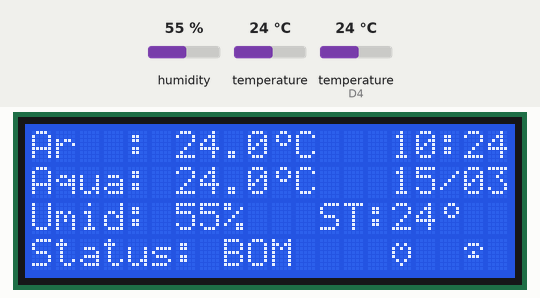
The sketch below on a simulated ESP8266 (NodeMCU). Shown: 20×4 character LCD. Inputs (shaded band) come from the test bench; at power-on: humidity 55 %, temperature (sensor on D4) 24 °C, temperature 24 °C. WiFi joins after 1.5 s; servers stay silent unless stated; the local clock reads 2024-03-15 10:24:30 at power-on unless the sketch sets it.

Above: at 3.1 s.
3.2 s: humidity set to 74 %
At 8.1 s:
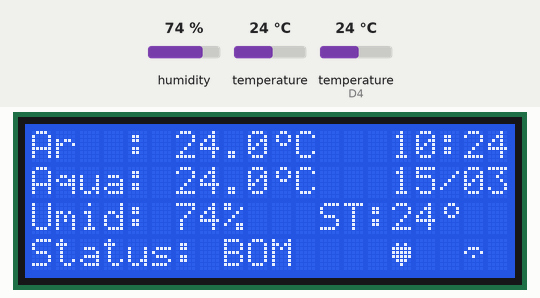
8.3 s: humidity set to 77 %
At 11.8 s:
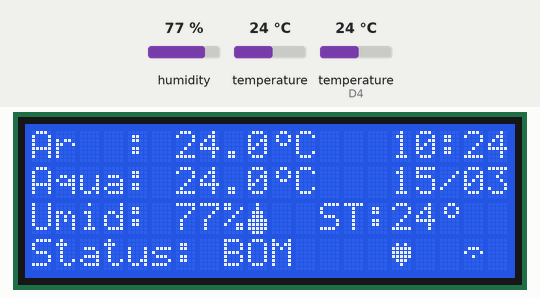
14.3 s: temperature (sensor on D4) set to 19 °C
At 16.0 s:
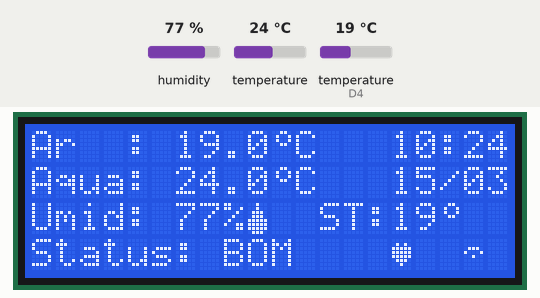
17.1 s: temperature (sensor on D4) set to 16 °C
At 20.3 s:
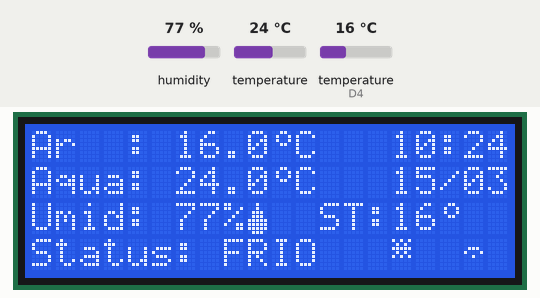
22.3 s: humidity set to 22 %
At 24.6 s:
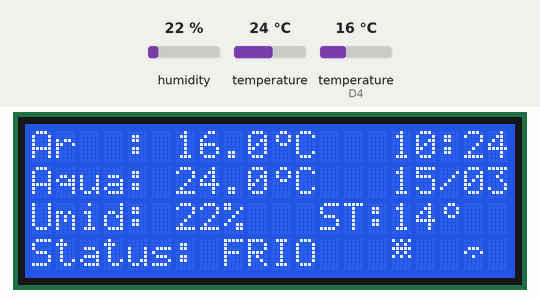
26.3 s: temperature (sensor on D4) set to 33 °C
At 28.6 s:
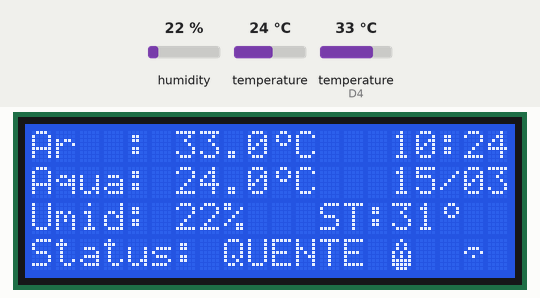
Timing chart, 0 to 30.1 s (numbered marks = the images above; inputs shaded):
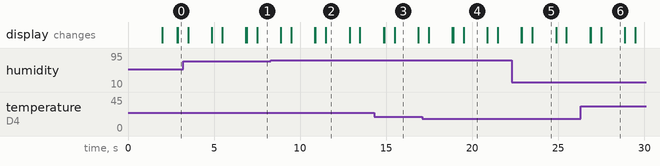

Measured:
- the behaviour switches between 75 and 76 % on humidity (found by bisection; images 1 and 2)
- the behaviour switches between 18 and 17 °C on temperature (sensor on D4) (found by bisection; images 3 and 4)
- after the input at 3.2 s, the display: first differs from a run without the input after 3.7 s (image 1)
- after the input at 8.3 s, the display: first differs from a run without the input after 2.6 s (image 2)
- after the input at 14.3 s, the display: changes after 0.55 s (image 3)
- after the input at 17.1 s, the display: first differs from a run without the input after 1.8 s (image 4)
- after the input at 22.3 s, the display: changes after 0.55 s (image 5)
- after the input at 26.3 s, the display: changes after 0.55 s (image 6)

The sketch:

sensor.ino
```cpp
#include <Wire.h>
#include <LiquidCrystal_I2C.h>
#include <DHT.h>
#include <ThreeWire.h>
#include <RtcDS1302.h>
#include <ESP8266WiFi.h>
#include <WiFiManager.h>
#include <OneWire.h>
#include <DallasTemperature.h>
#include <time.h>

// --- Hardware ---
#define DHTPIN D4
#define DHTTYPE DHT11
#define ONE_WIRE_BUS D3

OneWire oneWire(ONE_WIRE_BUS);
DallasTemperature sensors(&oneWire);
ThreeWire myWire(D6, D5, D7);
RtcDS1302<ThreeWire> rtc(myWire);
LiquidCrystal_I2C lcd(0x27, 20, 4);
DHT dht(DHTPIN, DHTTYPE);

// --- Variáveis ---
unsigned long ultimaLeitura  = 0;
unsigned long ultimaAnimacao = 0;
byte frame = 0;

// --- Ícones ---
byte grau[8] = {6,9,9,6,0,0,0,0};
byte wifiA[8] = {0,0,14,17,4,0,0,0};
byte wifiB[8] = {0,14,17,4,14,0,0,0};

byte coracaoA[8] = {0,10,31,31,31,14,4,0};
byte coracaoB[8] = {0,10,21,17,17,10,4,0};
byte fogoA[8]    = {4,10,10,21,21,31,31,14};
byte fogoB[8]    = {0,4,10,10,21,21,31,14};
byte neveA[8]    = {21,10,31,10,21,0,0,0};
byte neveB[8]    = {0,21,10,31,10,21,0,0};
byte gotaA[8]    = {4,4,14,14,31,31,31,14};
byte gotaB[8]    = {0,4,4,14,14,31,31,31};

// --- Ícones ---
void carregarIcones(byte f) {
  lcd.createChar(0, f ? coracaoA : coracaoB);
  lcd.createChar(1, f ? fogoA    : fogoB);
  lcd.createChar(2, f ? neveA    : neveB);
  lcd.createChar(3, f ? gotaA    : gotaB);
  lcd.createChar(4, f ? wifiA    : wifiB);
  lcd.createChar(7, grau);
}

// --- Sincroniza RTC via NTP ---
void sincronizarRTCviaWiFi() {
  configTime(-3 * 3600, 0, "pool.ntp.org", "time.nist.gov");

  time_t agora = time(nullptr);
  int tentativas = 0;

  while (agora < 100000 && tentativas < 20) {
    delay(500);
    agora = time(nullptr);
    tentativas++;
  }

  if (agora > 100000) {
    struct tm *t = localtime(&agora);
    rtc.SetDateTime(RtcDateTime(
      t->tm_year + 1900,
      t->tm_mon + 1,
      t->tm_mday,
      t->tm_hour,
      t->tm_min,
      t->tm_sec
    ));
  }
}

// --- SETUP ---
void setup() {
  Serial.begin(115200);

  lcd.init();
  lcd.backlight();
  carregarIcones(0);

  lcd.setCursor(0, 0);
  lcd.print("INICIALIZANDO...");

  // --- WiFi ---
  WiFi.mode(WIFI_STA);
  WiFi.disconnect(false);
  delay(300);

  WiFiManager wm;
  wm.setConfigPortalTimeout(180);
  wm.setBreakAfterConfig(true);
  wm.setDebugOutput(false);
  wm.autoConnect("ESTACAO_AQUARIO");

  // --- RTC ---
  rtc.Begin();

  if (WiFi.status() == WL_CONNECTED) {
    sincronizarRTCviaWiFi(); // 🕒 AJUSTE PERFEITO
  }

  if (!rtc.GetIsRunning()) {
    rtc.SetIsRunning(true);
  }

  dht.begin();
  sensors.begin();
  lcd.clear();
}

// --- LOOP ---
void loop() {
  unsigned long agora = millis();

  if (agora - ultimaLeitura >= 2000) {
    ultimaLeitura = agora;

    sensors.requestTemperatures();
    float tAgua = sensors.getTempCByIndex(0);
    float tAr   = dht.readTemperature();
    float h     = dht.readHumidity();
    float stAr  = dht.computeHeatIndex(tAr, h, false);

    lcd.setCursor(0, 0);
    lcd.print("Ar  : ");
    lcd.print(tAr, 1); lcd.write(7); lcd.print("C");

    lcd.setCursor(0, 1);
    lcd.print("Aqua: ");
    if (tAgua > -50) {
      lcd.print(tAgua, 1); lcd.write(7); lcd.print("C");
    } else lcd.print("ERR");

    lcd.setCursor(0, 2);
    lcd.print("Umid: ");
    lcd.print((int)h); lcd.print("%");
    if (h > 75) lcd.write(3); else lcd.print(" ");

    lcd.setCursor(12, 2);
    lcd.print("ST:");
    lcd.print(stAr, 0); lcd.write(7);

    lcd.setCursor(0, 3);
    lcd.print("Status: ");
    if (tAr > 29) {
      lcd.print("QUENTE "); lcd.write(1);
    } else if (tAr < 18) {
      lcd.print("FRIO   "); lcd.write(2);
    } else {
      lcd.print("BOM    "); lcd.write(0);
    }

    RtcDateTime now = rtc.GetDateTime();
    char hStr[6], dStr[6];
    snprintf(hStr, sizeof(hStr), "%02d:%02d", now.Hour(), now.Minute());
    snprintf(dStr, sizeof(dStr), "%02d/%02d", now.Day(), now.Month());

    lcd.setCursor(15, 0); lcd.print(hStr);
    lcd.setCursor(15, 1); lcd.print(dStr);
  }

  if (agora - ultimaAnimacao >= 600) {
    ultimaAnimacao = agora;
    frame = !frame;
    carregarIcones(frame);

    lcd.setCursor(18, 3);
    if (WiFi.status() == WL_CONNECTED) lcd.write(4);
    else lcd.print("X");
  }
}
```
